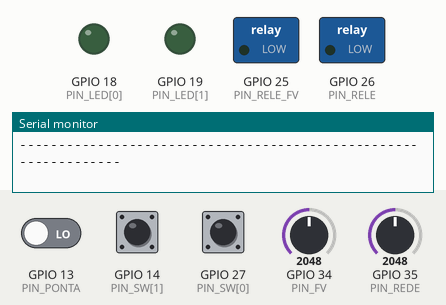
Bench run of a sketch on a simulated ESP32. Parts: switched loads named in the sketch (green lamp = pin HIGH), output pins drawn as LEDs (lit = HIGH), the last lines printed to the serial monitor. The test bench sets the inputs (shaded band); at power-on: GPIO 35 (PIN_REDE) = 2048, GPIO 34 (PIN_FV) = 2048, GPIO 27 (PIN_SW[0]) LOW, GPIO 13 (PIN_PONTA) LOW, GPIO 14 (PIN_SW[1]) LOW. WiFi joins after 1.5 s; servers stay silent unless stated; random numbers use the default seed unless the sketch sets one; no MQTT or app messages arrive unless stated.

Above: at 3.3 s.
3.4 s: GPIO 35 (PIN_REDE) set to 2516
4.9 s: GPIO 35 (PIN_REDE) set to 2579
At 5.9 s:
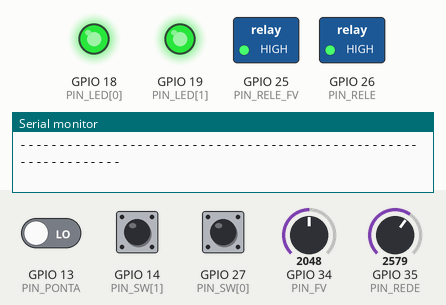
7.1 s: GPIO 34 (PIN_FV) set to 77
10.1 s: GPIO 34 (PIN_FV) set to 68
At 11.1 s:
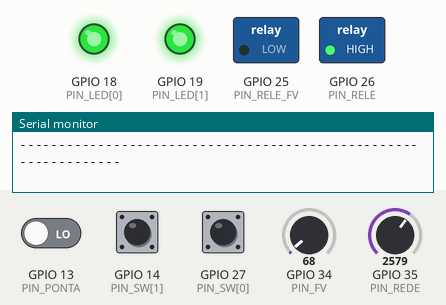
12.1 s: GPIO 27 (PIN_SW[0]) pulled HIGH for 1.3 s
At 13.4 s:
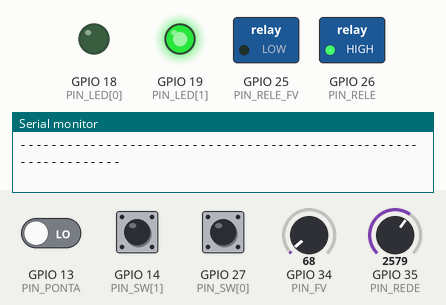
17.6 s: GPIO 34 (PIN_FV) set to 260
At 19.4 s:
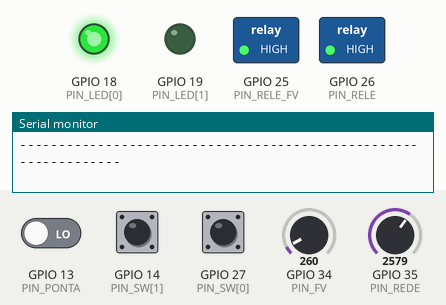
Timing chart, 0 to 35.1 s (numbered marks = the images above; inputs shaded):
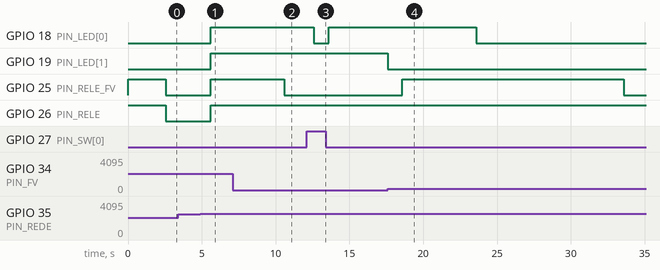

Measured:
- the behaviour switches between 2552 and 2553 on GPIO 35 (PIN_REDE) (found by bisection; images 0 and 1)
- the behaviour switches between 74 and 73 on GPIO 34 (PIN_FV) (found by bisection; images 1 and 2)
- after the input at 4.9 s, GPIO 18 (PIN_LED[0]), GPIO 19 (PIN_LED[1]), GPIO 25 (PIN_RELE_FV), GPIO 26 (PIN_RELE): LOW → HIGH after 0.69 s
- after the input at 10.1 s, GPIO 25 (PIN_RELE_FV): HIGH → LOW after 0.49 s
- after the input at 12.1 s, GPIO 18 (PIN_LED[0]): HIGH → LOW after 0.49 s, → HIGH 1.0 s later
- after the input at 17.6 s, GPIO 25 (PIN_RELE_FV): LOW → HIGH after 0.99 s, → LOW 15.0 s later

The sketch:

sketch_5.ino
```cpp
// ===== Estação de recarga de veículos elétricos com solar + bateria (simulação) =====
// Referência de produtos: inversor híbrido e carregador veicular Goodwe (confirmar modelos/potências).
//
// Entradas no Wokwi:
//   Pot 1 (pino 35) = tensão da rede      | Pot 2 (pino 34) = nível de sol/nuvens (100% = céu limpo)
//   Chave 1 (pino 27) = veículo no carregador 1 | Chave 2 (pino 14) = veículo no carregador 2
//   Chave 3 (pino 13) = forçar horário de ponta
// Saídas: relé (26) = proteção CA | relé 2 (25) = contator dos painéis (corta sem sol)
//         LED 1 (18) e LED 2 (19) = carregador entregando energia
#include <WiFi.h>
#include <PubSubClient.h>

#define PIN_RELE   26
#define PIN_REDE   35
#define PIN_FV     34
#define PIN_RELE_FV 25
#define PIN_PONTA  13

const int PIN_SW[2]  = {27, 14};
const int PIN_LED[2] = {18, 19};

// ---- Wi-Fi / MQTT (rede simulada do Wokwi) ----
const char* WIFI_SSID = "Wokwi-GUEST";
const char* MQTT_HOST = "broker.hivemq.com";
const char* TOPICO    = "fiap/sprint4/goodwe-sim/telemetria"; // igual ao do dashboard.html

// ---- Parâmetros da estação (CONFIRMAR nos datasheets e na norma) ----
const float V_NOMINAL      = 220.0f;
const float V_TRIP_ALTO    = V_NOMINAL * 1.10f;
const float V_VOLTA        = V_NOMINAL * 1.06f;
const float V_TRIP_BAIXO   = V_NOMINAL * 0.80f;
const float V_VOLTA_BAIXO  = V_NOMINAL * 0.85f;
const float FV_MAX_KW      = 30.0f;  // usina solar da estação
const float CHG_MAX_KW     = 22.0f;  // potência de cada carregador
const float EV_CAP_KWH     = 60.0f;  // bateria do veículo
const float BAT_CAP_KWH    = 30.0f;  // bateria estacionária
const float BAT_MAX_KW     = 15.0f;  // limite de carga/descarga
const float SOC_MIN        = 10.0f;  // % mínimo da bateria estacionária
const float GRID_LIMIT_KW  = 30.0f;  // demanda máxima contratada (importação da rede)
const float FATOR_CO2      = 0.04f;  // kgCO2/kWh (CONFIRMAR: fator médio MCTI)
const float TARIFA_FP      = 0.80f;  // R$/kWh fora de ponta (ajustar)
const float TARIFA_P       = 2.00f;  // R$/kWh na ponta (ajustar)
const float KM_POR_KWH     = 6.0f;   // autonomia média do veículo (estimativa)
const float PV_CORTE_KW    = 0.5f;   // abaixo disso os painéis são desconectados
const float PV_RELIGA_KW   = 1.0f;   // acima disso os painéis são reconectados (histerese)
const float DT_H           = 0.25f;  // 1 s real = 15 min simulados
const bool  SOL_AUTOMATICO = true;   // true: a geração segue a curva do dia (zero à noite); false: o pot controla direto

// ---- Estado ----
float soc = 50.0f;                    // bateria estacionária (%)
bool  pvConectado = true;             // contator dos painéis
bool  desarmado = false;              // relé aberto
bool  plugado[2] = {false, false};
float evSoc[2]   = {0, 0};            // carga dos veículos (%)
float cKw[2]     = {0, 0};            // potência entregue a cada carregador
float eVeic = 0, eLimpa = 0, economia = 0, picoKw = 0;
int   sessoes = 0;
unsigned long tAnterior = 0;
float horaSim = 9.0f;            // começa de manhã, com o sol já subindo

WiFiClient wifi;
PubSubClient mqtt(wifi);

void conectar() {
  if (WiFi.status() != WL_CONNECTED) {
    WiFi.begin(WIFI_SSID, "", 6);
    unsigned long t = millis();
    while (WiFi.status() != WL_CONNECTED && millis() - t < 5000) delay(100);
  }
  if (WiFi.status() == WL_CONNECTED && !mqtt.connected()) {
    mqtt.connect("esp32-estacao-ev-grupo");
  }
}

void setup() {
  Serial.begin(115200);
  pinMode(PIN_RELE, OUTPUT);
  digitalWrite(PIN_RELE, HIGH);   // HIGH = conectado à rede
  pinMode(PIN_RELE_FV, OUTPUT);
  digitalWrite(PIN_RELE_FV, HIGH);
  for (int i = 0; i < 2; i++) { pinMode(PIN_SW[i], INPUT_PULLUP); pinMode(PIN_LED[i], OUTPUT); }
  pinMode(PIN_PONTA, INPUT_PULLUP);
  mqtt.setBufferSize(768);
  mqtt.setServer(MQTT_HOST, 1883);
  Serial.println("================================================================");
  Serial.println("  ESTACAO DE RECARGA EV: SOLAR + BATERIA (ref. Goodwe)");
  Serial.println("================================================================");
}

void loop() {
  if (millis() - tAnterior < 1000) return;
  tAnterior = millis();
  conectar();
  mqtt.loop();

  // 1) Leituras
  float vRede = analogRead(PIN_REDE) / 4095.0f * 300.0f;
  float nivelSol = analogRead(PIN_FV) / 4095.0f;              // 0 a 1 (nuvens)
  float curva = 1.0f;                                          // curva solar do dia: nasce às 6h, põe às 18h
  if (SOL_AUTOMATICO) curva = (horaSim > 6.0f && horaSim < 18.0f) ? sinf((horaSim - 6.0f) / 12.0f * 3.14159f) : 0.0f;
  float pFV   = nivelSol * curva * FV_MAX_KW;
  // Sem geração: abre o contator dos painéis (histerese para não ficar ligando e desligando)
  if (pvConectado && pFV < PV_CORTE_KW) pvConectado = false;
  else if (!pvConectado && pFV > PV_RELIGA_KW) pvConectado = true;
  bool ponta  = (digitalRead(PIN_PONTA) == LOW) || (horaSim >= 18.0f && horaSim < 21.0f);
  for (int i = 0; i < 2; i++) {
    bool p = (digitalRead(PIN_SW[i]) == LOW);        // chave ligada = veículo plugado
    if (p && !plugado[i]) { evSoc[i] = (float)random(15, 45); sessoes++; }
    plugado[i] = p;
  }

  // 2) Proteção de tensão com histerese
  if (!desarmado && (vRede > V_TRIP_ALTO || vRede < V_TRIP_BAIXO)) desarmado = true;
  else if (desarmado && vRede < V_VOLTA && vRede > V_VOLTA_BAIXO) desarmado = false;
  digitalWrite(PIN_RELE, desarmado ? LOW : HIGH);

  // 3) Quanto cada veículo pede (cai perto de 100% da bateria, como no carregamento real)
  float req[2], total = 0;
  for (int i = 0; i < 2; i++) {
    req[i] = 0;
    if (!desarmado && plugado[i] && evSoc[i] < 99.9f) {
      float r = (evSoc[i] < 80.0f) ? CHG_MAX_KW : CHG_MAX_KW * fmaxf(0.15f, (100.0f - evSoc[i]) / 20.0f);
      r = fminf(r, (100.0f - evSoc[i]) / 100.0f * EV_CAP_KWH / DT_H);
      req[i] = r; total += r;
    }
  }

  // 4) Despacho: sol primeiro; na ponta usa bateria antes da rede; limite de demanda da rede
  bool pvOn = pvConectado && !desarmado;   // painéis ligados só com sol e rede dentro da faixa
  digitalWrite(PIN_RELE_FV, pvOn ? HIGH : LOW);
  float pFVutil = pvOn ? pFV : 0.0f;                // anti-ilhamento
  float disp = fmaxf(0.0f, (BAT_CAP_KWH * (soc - SOC_MIN) / 100.0f) / DT_H);
  float pvToLoad = fminf(pFVutil, total);
  float rem = total - pvToLoad, batDis = 0, gridImp = 0;
  if (ponta) {
    batDis  = fminf(rem, fminf(BAT_MAX_KW, disp));   rem -= batDis;
    gridImp = fminf(rem, GRID_LIMIT_KW);             rem -= gridImp;
  } else {
    gridImp = fminf(rem, GRID_LIMIT_KW);             rem -= gridImp;
    batDis  = fminf(rem, fminf(BAT_MAX_KW, disp));   rem -= batDis;
  }
  float entregue = total - rem;                      // rem > 0 => potência reduzida (gestão de carga)
  float frac = (total > 0.01f) ? entregue / total : 0.0f;

  float pvSurplus = pFVutil - pvToLoad;
  float espaco = BAT_CAP_KWH * (100.0f - soc) / 100.0f / DT_H;
  float batChg = fminf(pvSurplus, fminf(BAT_MAX_KW, espaco));
  float exportKw = pvSurplus - batChg;
  float pBat  = batChg - batDis;                     // >0 carrega, <0 descarrega
  float pRede = exportKw - gridImp;                  // >0 exporta, <0 importa

  const char* modo;
  if (desarmado)               modo = "PROTECAO_ATIVA";
  else if (total < 0.01f)      modo = (batChg > 0.01f) ? "OCIOSO_CARREGA_BATERIA" : (exportKw > 0.01f ? "OCIOSO_EXPORTA" : "OCIOSO");
  else if (rem > 0.01f)        modo = "LIMITANDO_POTENCIA";
  else if (gridImp > 0.01f)    modo = "COMPLEMENTA_COM_REDE";
  else if (batDis > 0.01f)     modo = "USA_BATERIA";
  else                         modo = "SOL_DIRETO";

  // 5) Atualiza baterias e acumuladores
  soc = constrain(soc + pBat * DT_H / BAT_CAP_KWH * 100.0f, 0.0f, 100.0f);
  for (int i = 0; i < 2; i++) {
    cKw[i] = req[i] * frac;
    evSoc[i] = constrain(evSoc[i] + cKw[i] * DT_H / EV_CAP_KWH * 100.0f, 0.0f, 100.0f);
    digitalWrite(PIN_LED[i], cKw[i] > 0.1f ? HIGH : LOW);
  }
  float limpa = pvToLoad + batDis;                   // energia solar (direta ou via bateria)
  eVeic  += entregue * DT_H;
  eLimpa += limpa * DT_H;
  economia += limpa * DT_H * (ponta ? TARIFA_P : TARIFA_FP);
  picoKw = fmaxf(picoKw, gridImp);
  float pctLimpa = (eVeic > 0.01f) ? eLimpa / eVeic * 100.0f : 0.0f;
  float co2 = eLimpa * FATOR_CO2;
  float km = eVeic * KM_POR_KWH;

  horaSim += DT_H; if (horaSim >= 24) horaSim -= 24;

  // 6) MQTT (JSON para o dashboard)
  char json[768];
  snprintf(json, sizeof(json),
    "{\"hora\":%.2f,\"v_rede\":%.1f,\"pv_kw\":%.1f,\"pv_on\":%d,\"soc\":%.1f,\"bat_kw\":%.1f,\"rede_kw\":%.1f,"
    "\"rele\":\"%s\",\"modo\":\"%s\",\"ponta\":%d,"
    "\"c1_kw\":%.1f,\"c2_kw\":%.1f,\"c1_on\":%d,\"c2_on\":%d,\"c1_soc\":%.0f,\"c2_soc\":%.0f,"
    "\"req_kw\":%.1f,\"ent_kw\":%.1f,\"lim_kw\":%.0f,"
    "\"kwh_veic\":%.1f,\"kwh_limpa\":%.1f,\"pct_limpa\":%.0f,\"km\":%.0f,"
    "\"co2_kg\":%.2f,\"economia_rs\":%.2f,\"pico_kw\":%.1f,\"sessoes\":%d}",
    horaSim, vRede, pFVutil, pvOn ? 1 : 0, soc, pBat, pRede,
    desarmado ? "ABERTO" : "FECHADO", modo, ponta ? 1 : 0,
    cKw[0], cKw[1], plugado[0] ? 1 : 0, plugado[1] ? 1 : 0, evSoc[0], evSoc[1],
    total, entregue, GRID_LIMIT_KW,
    eVeic, eLimpa, pctLimpa, km, co2, economia, picoKw, sessoes);
  if (mqtt.connected()) mqtt.publish(TOPICO, json);

  // 7) Painel legível no terminal
  int h = (int)horaSim;
  int m = (int)((horaSim - h) * 60);
  Serial.printf("[%02d:%02d] %s | REDE %.0f V | SOL %.1f kW (%s) | BATERIA %.0f%%\n",
                h, m, ponta ? "PONTA" : "fora de ponta", vRede, pFV, pvOn ? "paineis ligados" : "PAINEIS DESCONECTADOS", soc);
  for (int i = 0; i < 2; i++) {
    if (plugado[i]) Serial.printf("        Carregador %d: %.1f kW | veiculo %.0f%%\n", i + 1, cKw[i], evSoc[i]);
    else            Serial.printf("        Carregador %d: livre\n", i + 1);
  }
  Serial.printf("        Modo: %s | Rele: %s | Rede: %.1f kW (limite %.0f) | MQTT: %s\n",
                modo, desarmado ? "ABERTO" : "FECHADO", pRede, GRID_LIMIT_KW, mqtt.connected() ? "OK" : "offline");
  Serial.printf("        Entregue aos veiculos: %.1f kWh | Energia limpa: %.0f%% | CO2 evitado: %.2f kg\n",
                eVeic, pctLimpa, co2);
  if (desarmado)    Serial.println("        *** PROTECAO ATIVA: tensao fora da faixa, carregadores desligados ***");
  if (rem > 0.01f)  Serial.println("        *** GESTAO DE CARGA: potencia reduzida para respeitar o limite da rede ***");
  Serial.println("----------------------------------------------------------------");
}
```
